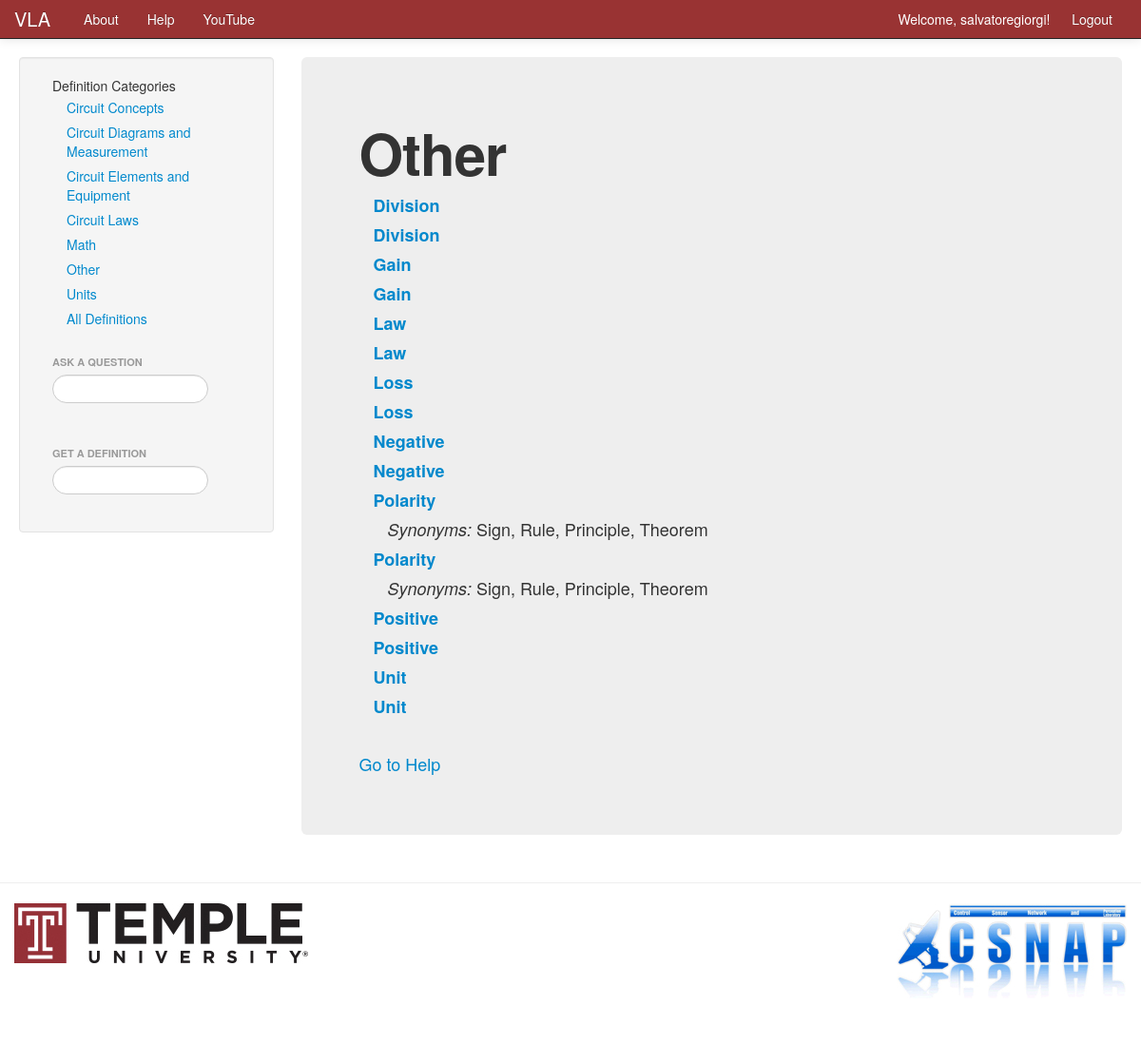
The app's page /VLA/help/vocabtopic/Other/ (signed in), older data.
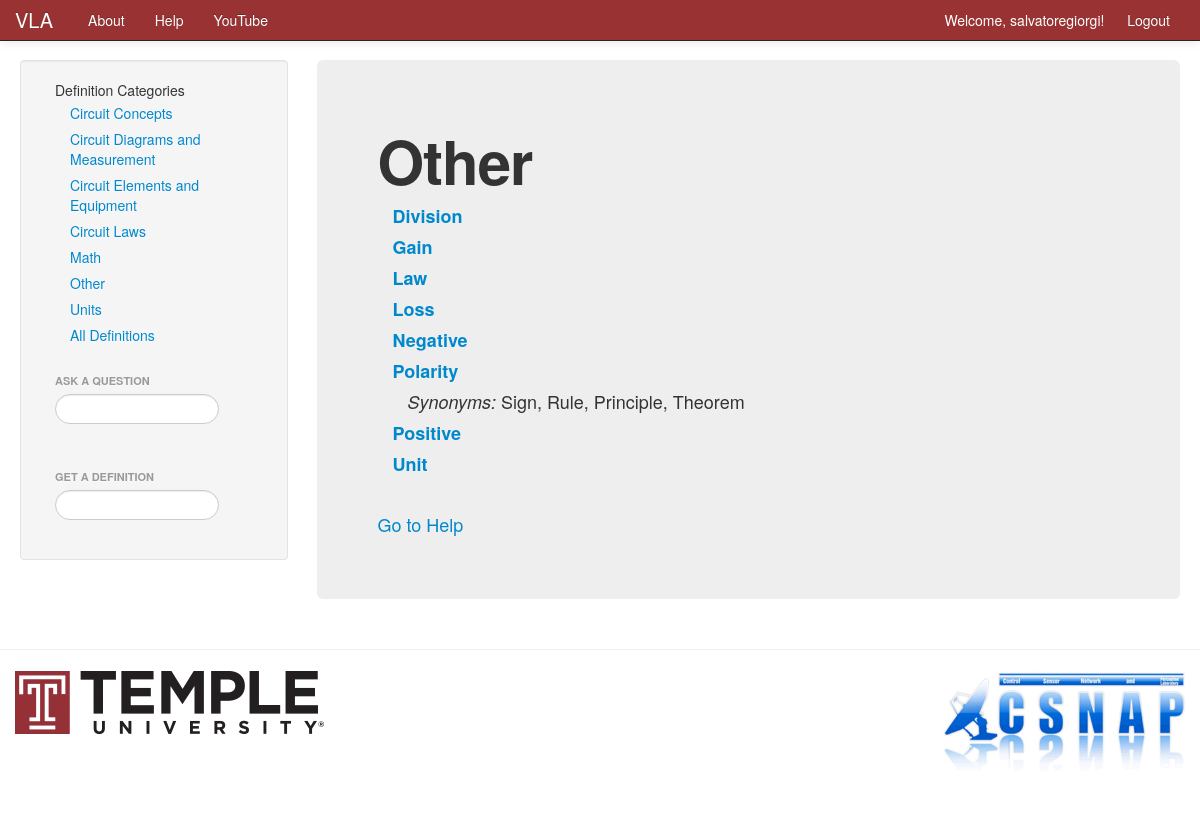
The same page, newer data.
### VLA/models.py (models this page shows, shortened)
class VocabTopic(models.Model):
    topic = models.CharField(max_length=128)
    domain = models.ForeignKey(VocabDomain)
    def_useful = models.BooleanField(default=False)

class Node(models.Model):
    topic = models.ForeignKey(VocabTopic)
    word = models.CharField(max_length=128)
    definition = models.CharField(max_length=256)
    views = models.IntegerField(default=0)
    date_added = models.DateTimeField('date added')

class Synonym(models.Model):
    word = models.CharField(max_length=128)
    node = models.ForeignKey(Node)
    def __unicode__(self):
        return self.word

### VLA/views.py (the view)
# urls.py: url(r'^help/vocabtopic/(?P<vocab_topic_name_url>\w+)/$', views.vocab_topic, name='vocab_topic'),
def vocab_topic(request, vocab_topic_name_url):
    vocab_topic_list = get_vocab_topic_list()
    context_dict = {'vocab_topic_list': vocab_topic_list}
    vocab_topic_name = vocab_topic_name_url.replace('_', ' ')
    context_dict['vocab_topic_name'] = vocab_topic_name
    if vocab_topic_name == 'definitionlist':
        context_dict['vocab_topic_name'] = 'Definition List'
        vocab_topic = VocabTopic.objects.filter(def_useful=True).order_by('word')
    else:
        vocab_topic = VocabTopic.objects.get(topic=vocab_topic_name)
    context_dict['vocab_topic'] = vocab_topic
    vocab_words = Node.objects.filter(topic=vocab_topic).order_by('word')
    for words in vocab_words:
        words.url = words.word.replace(' ', '_')
        words.synonyms = Synonym.objects.filter(node=words)
    context_dict['vocab_words'] = vocab_words
    context_dict['def_searched'] = False
    context_dict['def_list'] = Node.objects.all()
    context_dict['question_searched'] = False
    context_dict['question_list'] = AnswerWithQuestion.objects.all()
    if not request.user.is_authenticated():
        return render(request, 'VLA/login.html')
    else:
        return render(request, 'VLA/vocabtopic.html', context_dict)

### VLA/views.py (called while the page is built)
def get_vocab_topic_list():
    vocab_topic_list = VocabTopic.objects.filter(def_useful=True).order_by('topic')
    for topic in vocab_topic_list:
        topic.url = topic.topic.replace(' ', '_')
    return vocab_topic_list

### VLA/templates/VLA/vocabtopic.html (shortened to what this page needs)
{% extends 'VLA/base.html' %}
{% block sidetitle %}Definition Categories{% endblock %}
{% block sidebar %}
    {% include 'VLA/cat_section_list.html' with topics=vocab_topic_list %}
{% endblock %}
{% block body_block %}
<div class="hero-unit">
    <h1>{{ vocab_topic_name }}</h1><P>
    {% if vocab_words %}
        <ul class="nav nav-list"class="nav nav-list">
        {% for word in vocab_words %}
            <b><a href="{% url 'definition' word.url %}">{{ word.word }}</a></b>
            <ul class="nav nav-list"class="nav nav-list">
                {% if word.synonyms %}
                    <li><i>Synonyms:</i> {{ word.synonyms|join:", " }}</li>
                {% endif %}
            </ul>
        {% endfor %}
        </ul>
    {% else %}
    There are no definitions in this category.
    {% endif %}
    <ul class="nav nav-list"class="nav nav-list">&nbsp;</ul>
    <a href="/VLA/help/">Go to Help</a>
</div>
{% endblock %}

### VLA/templates/VLA/cat_section_list.html
<ul class="nav nav-list">
    {% if topics %}
        {% for topic in topics %}
                <li><a href="{% url 'vocab_topic' topic.url %}">{{ topic.topic }}</a></li>
        {% endfor %}
        <li><a href="{% url 'vocab_topic' 'definitionlist' %}">All Definitions</a></li>
    {% else %}
        <li>No categories at present.</li>
   {% endif %}
</ul>

Row changes from the older to the newer data that the page shows:
removed Node: word "Division"
removed Node: word "Gain"
removed Node: word "Law"
removed Node: word "Loss"
removed Node: word "Negative"
removed Node: word "Polarity", synonyms "Sign, Rule, Principle, Theorem"
removed Node: word "Positive"
removed Node: word "Unit"
